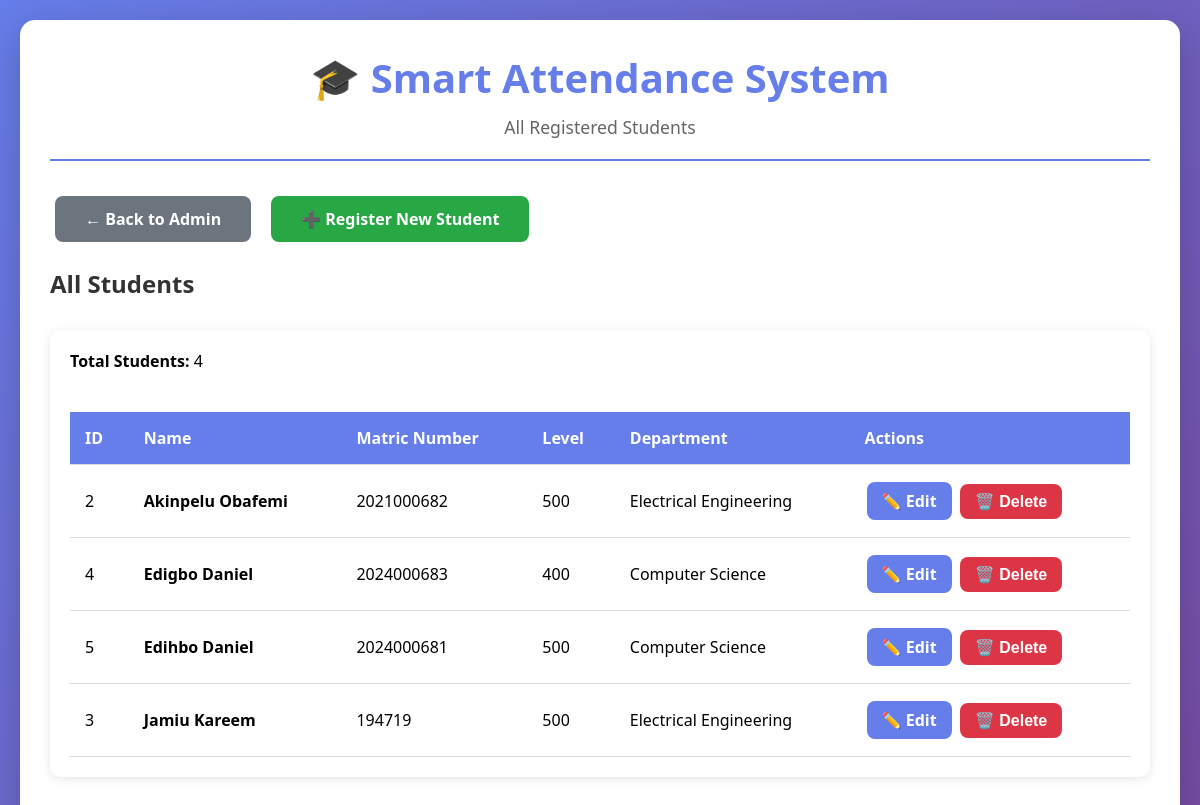
The app's page /admin/students with its own data.
### tables this page shows
CREATE TABLE students (
        id INTEGER PRIMARY KEY AUTOINCREMENT,
        name TEXT NOT NULL,
        matric TEXT UNIQUE NOT NULL,
        password TEXT NOT NULL,
        department_id INTEGER NOT NULL,
        level TEXT NOT NULL,
        face_image TEXT,
        face_encoding TEXT,
        created_at TEXT DEFAULT CURRENT_TIMESTAMP, device_id TEXT,
        FOREIGN KEY (department_id) REFERENCES departments(id) ON DELETE CASCADE
    );

CREATE TABLE departments (
        id INTEGER PRIMARY KEY AUTOINCREMENT,
        name TEXT NOT NULL,
        faculty_id INTEGER NOT NULL,
        created_at TEXT DEFAULT CURRENT_TIMESTAMP,
        UNIQUE(name, faculty_id),
        FOREIGN KEY (faculty_id) REFERENCES faculties(id) ON DELETE CASCADE
    );

### app.py (the view)
@app.route("/admin/students")
def admin_students():
    conn = get_connection()
    rows = conn.execute("SELECT s.id, s.name, s.matric, s.level, d.name as dept_name FROM students s JOIN departments d ON d.id=s.department_id ORDER BY s.name").fetchall()
    conn.close()
    return render_template("admin/students.html", students=rows)

### database.py (called while the page is built)
def get_connection():
    conn = sqlite3.connect(Config.DB_NAME, timeout=10, check_same_thread=False)
    conn.row_factory = sqlite3.Row
    conn.execute("PRAGMA foreign_keys = ON")
    return conn

### templates/admin/students.html (shortened to what this page needs)
{% extends "base.html" %}
{% block subtitle %}All Registered Students{% endblock %}
{% block content %}
<div class="nav-links">
    <a href="/admin" class="btn btn-secondary">← Back to Admin</a>
    <a href="/admin/register_student" class="btn btn-success">➕ Register New Student</a>
</div>
<h2 style="color: #333; margin-bottom: 30px;">All Students</h2>
<div class="card">
    {% if students %}
        <div style="margin-bottom: 20px;">
            <strong>Total Students:</strong> {{ students|length }}
        </div>
        <div style="overflow-x: auto;">
            <table>
                <thead>
                    <tr>
                        <th>ID</th>
                        <th>Name</th>
                        <th>Matric Number</th>
                        <th>Level</th>
                        <th>Department</th>
                        <th>Actions</th>
                    </tr>
                </thead>
                <tbody>
                    {% for student in students %}
                    <tr>
                        <td>{{ student.id }}</td>
                        <td><strong>{{ student.name }}</strong></td>
                        <td>{{ student.matric }}</td>
                        <td>{{ student.level }}</td>
                        <td>{{ student.dept_name }}</td>
                        <td>
                            <a href="/admin/students/{{ student.id }}/edit" class="btn" style="padding: 8px 15px; margin: 2px;">✏️ Edit</a>
                            <form method="POST" action="/admin/students/{{ student.id }}/delete" style="display: inline;"
                                  onsubmit="return confirm('Are you sure you want to delete this student? This will also delete all their attendance records.');">
                                <button type="submit" class="btn btn-danger" style="padding: 8px 15px; margin: 2px;">🗑️ Delete</button>
                            </form>
                        </td>
                    </tr>
                    {% endfor %}
                </tbody>
            </table>
        </div>
    {% else %}
        <div style="text-align: center; padding: 60px; color: #666;">
            <div style="font-size: 4em; margin-bottom: 20px;">👨‍🎓</div>
            <h3>No Students Registered Yet</h3>
            <p>Click the button above to register your first student.</p>
        </div>
    {% endif %}
</div>
{% endblock %}

### templates/base.html (style rules this page uses)
* { margin: 0; padding: 0; box-sizing: border-box; }
body { font-family: 'Segoe UI', Tahoma, Geneva, Verdana, sans-serif; background: linear-gradient(135deg, #667eea 0%, #764ba2 100%); min-height: 100vh; padding: 20px; }
.btn { display: inline-block; padding: 12px 30px; background: #667eea; color: white; text-decoration: none; border-radius: 8px; border: none; cursor: pointer; font-size: 1em; font-weight: 600; transition: all 0.3s; margin: 5px; }
.btn-secondary { background: #6c757d; }
.btn-danger { background: #dc3545; }
.btn-success { background: #28a745; }
table { width: 100%; border-collapse: collapse; margin-top: 20px; }
table th, table td { padding: 15px; text-align: left; border-bottom: 1px solid #ddd; }
table th { background: #667eea; color: white; font-weight: 600; }
.card { background: white; border-radius: 10px; padding: 20px; margin-bottom: 20px; box-shadow: 0 2px 10px rgba(0,0,0,0.1); }
.nav-links { display: flex; gap: 10px; margin-bottom: 20px; flex-wrap: wrap; }

### records on screen
students: id "2", name "Akinpelu Obafemi", matric "2021000682", level "500", dept_name "Electrical Engineering"
students: id "4", name "Edigbo Daniel", matric "2024000683", level "400", dept_name "Computer Science"
students: id "5", name "Edihbo Daniel", matric "2024000681", level "500", dept_name "Computer Science"
students: id "3", name "Jamiu Kareem", matric "194719", level "500", dept_name "Electrical Engineering"

### other values on screen
{{ students|length }} "4"
